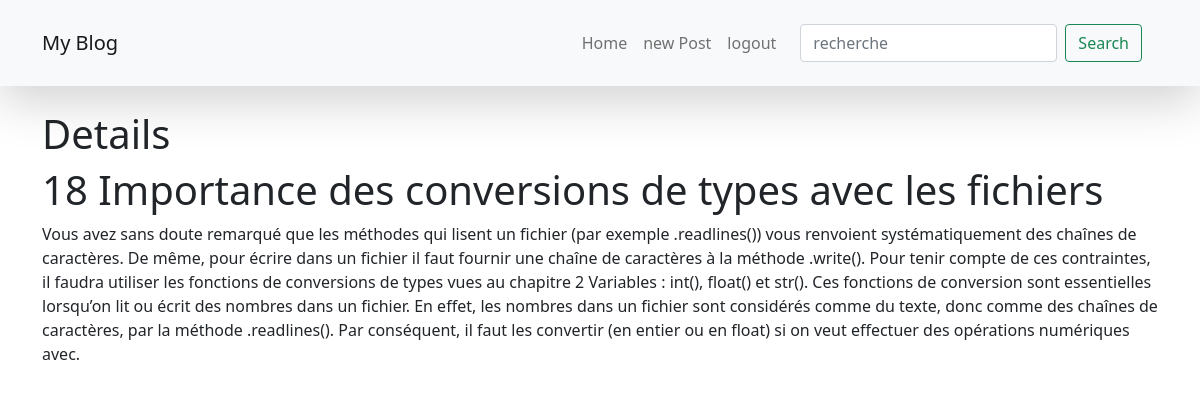
Page /details/18/ (signed in) on the committed database.
### myApp/models.py (models this page shows, shortened)
class PostModel(models.Model):
    title = models.CharField(max_length=55)
    content = models.TextField()
    image = models.ImageField(upload_to='media/image/',null = True)
    user = models.ForeignKey(User, on_delete = models.CASCADE)

### myApp/views.py (the view)
# urls.py: path('details/<int:id>/', views.detailsView , name='details'),
@login_required
def detailsView(request , id):
    Posts = PostModel.objects.get(id=id)
    context = { 'i': Posts}
    return render(request , 'myApp/details.html', context)

### myApp/templates/myApp/details.html (shortened to what this page needs)
{% extends 'layouts/base.html' %}
{% block content %}
<h1>Details</h1>
<div>
<h1>{{i.id}}   {{i.title}}</h1>
<p>{{i.content}}</P>
</div>
{% endblock %}

### rows in the picture
PostModel: id "18", title "Importance des conversions de types avec les fichiers", content "Vous avez sans doute remarqué que les méthodes qui lisent un fichier (par exemple .readlines()) vous renvoient systématiquement des chaînes de caractères. De même, pour écrire dans un fichier il faut fournir une chaîne de caractères à la méthode .write(). Pour tenir compte de ces contraintes, il faudra utiliser les fonctions de conversions de types vues au chapitre 2 Variables : int(), float() et str(). Ces fonctions de conversion sont essentielles lorsqu’on lit ou écrit des nombres dans un fichier. En effet, les nombres dans un fichier sont considérés comme du texte, donc comme des chaînes de caractères, par la méthode .readlines(). Par conséquent, il faut les convertir (en entier ou en…"
